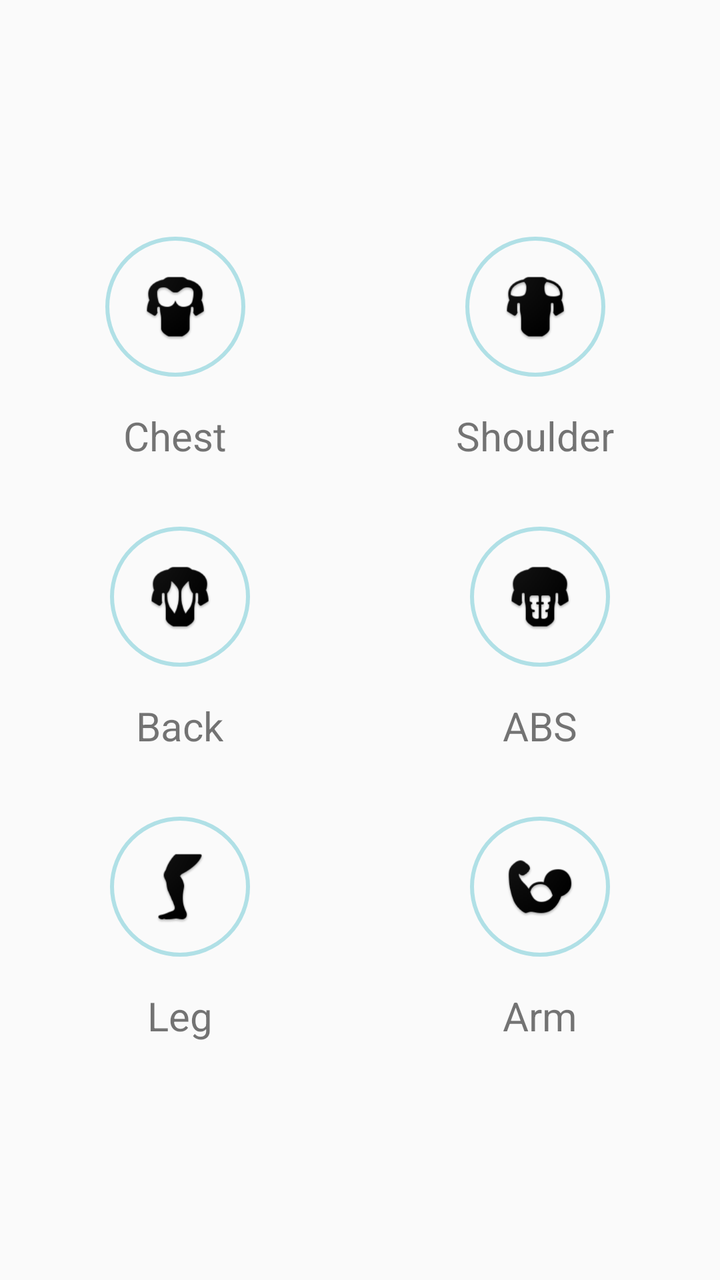
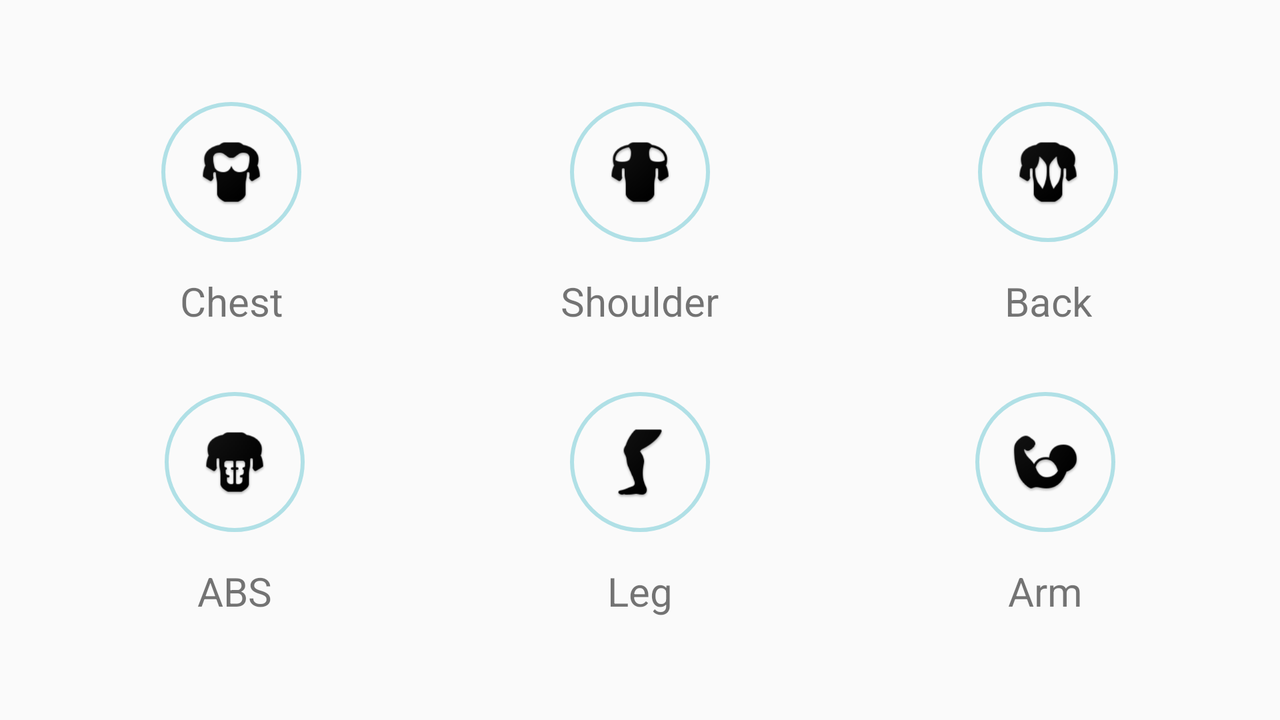

Two renders of one Android screen. The first uses the default layout on a phone; the second uses the alternative layout the repository ships for a different screen configuration, on a matching device. The two XML files are below.
<!-- AndroidManifest.xml: application theme AppTheme -->
<!-- res/layout/activity_choose_body_part.xml -->
<?xml version="1.0" encoding="utf-8"?>
<RelativeLayout xmlns:android="http://schemas.android.com/apk/res/android"
    xmlns:app="http://schemas.android.com/apk/res-auto"
    xmlns:tools="http://schemas.android.com/tools"
    android:layout_width="match_parent"
    android:layout_height="match_parent"
    tools:context=".ChooseBodyPartActivity">

    <LinearLayout
        android:id="@+id/body_top"
        android:layout_width="wrap_content"
        android:layout_height="wrap_content"
        android:layout_above="@id/body_middle"
        android:layout_alignParentRight="true"
        android:layout_alignParentLeft="true"
        android:orientation="horizontal">

        <LinearLayout
            android:id="@+id/chest_linearlayout"
            android:layout_width="wrap_content"
            android:layout_height="wrap_content"
            android:layout_weight="1"
            android:orientation="vertical">

            <ImageButton
                android:id="@+id/chest_button"
                android:layout_width="70dp"
                android:layout_height="70dp"
                android:layout_gravity="center_horizontal"
                android:layout_marginTop="16dp"
                android:layout_weight="1"
                android:background="@drawable/button_background1"
                android:src="@drawable/ic_chest"
                android:onClick="chooseBodyPart"/>

            <TextView
                android:id="@+id/chest_text"
                android:layout_width="wrap_content"
                android:layout_height="wrap_content"
                android:layout_gravity="center_horizontal"
                android:layout_marginTop="16dp"
                android:layout_marginBottom="16dp"
                android:text="Chest"
                android:textSize="20sp"/>
        </LinearLayout>

        <LinearLayout
            android:id="@+id/shoulder_linearlayout"
            android:layout_width="wrap_content"
            android:layout_height="wrap_content"
            android:layout_weight="1"
            android:orientation="vertical">

            <ImageButton
                android:id="@+id/shoulder_button"
                android:layout_width="70dp"
                android:layout_height="70dp"
                android:layout_gravity="center_horizontal"
                android:layout_marginTop="16dp"
                android:layout_weight="1"
                android:background="@drawable/button_background1"
                android:src="@drawable/ic_shoulder"
                android:onClick="chooseBodyPart"/>

            <TextView
                android:id="@+id/shoulder_text"
                android:layout_width="wrap_content"
                android:layout_height="wrap_content"
                android:layout_gravity="center_horizontal"
                android:layout_marginTop="16dp"
                android:layout_marginBottom="16dp"
                android:text="Shoulder"
                android:textSize="20sp"/>
        </LinearLayout>

    </LinearLayout>

    <LinearLayout
        android:id="@+id/body_middle"
        android:layout_width="wrap_content"
        android:layout_height="wrap_content"
        android:layout_alignParentLeft="true"
        android:layout_alignParentRight="true"
        android:layout_centerInParent="true"
        android:orientation="horizontal">

        <LinearLayout
            android:id="@+id/back_linearlayout"
            android:layout_width="wrap_content"
            android:layout_height="wrap_content"
            android:layout_weight="1"
            android:orientation="vertical">

            <ImageButton
                android:id="@+id/back_button"
                android:layout_width="70dp"
                android:layout_height="70dp"
                android:layout_gravity="center_horizontal"
                android:layout_marginTop="16dp"
                android:layout_weight="1"
                android:background="@drawable/button_background1"
                android:src="@drawable/ic_back"
                android:onClick="chooseBodyPart"/>

            <TextView
                android:id="@+id/back_text"
                android:layout_width="wrap_content"
                android:layout_height="wrap_content"
                android:layout_gravity="center_horizontal"
                android:layout_marginTop="16dp"
                android:layout_marginBottom="16dp"
                android:text="Back"
                android:textSize="20sp" />
        </LinearLayout>

        <LinearLayout
            android:id="@+id/abs_linearlayout"
            android:layout_width="wrap_content"
            android:layout_height="wrap_content"
            android:layout_weight="1"
            android:orientation="vertical">

            <ImageButton
                android:id="@+id/abs_button"
                android:layout_width="70dp"
                android:layout_height="70dp"
                android:layout_gravity="center_horizontal"
                android:layout_marginTop="16dp"
                android:layout_weight="1"
                android:background="@drawable/button_background1"
                android:src="@drawable/ic_abs"
                android:onClick="chooseBodyPart"/>

            <TextView
                android:id="@+id/abs_text"
                android:layout_width="wrap_content"
                android:layout_height="wrap_content"
                android:layout_gravity="center_horizontal"
                android:layout_marginTop="16dp"
                android:layout_marginBottom="16dp"
                android:text="ABS"
                android:textSize="20sp" />
        </LinearLayout>
    </LinearLayout>

    <LinearLayout
        android:id="@+id/body_bottom"
        android:layout_width="wrap_content"
        android:layout_height="wrap_content"
        android:layout_below="@id/body_middle"
        android:layout_alignParentRight="true"
        android:layout_alignParentLeft="true"
        android:orientation="horizontal">

        <LinearLayout
            android:id="@+id/leg_linearlayout"
            android:layout_width="wrap_content"
            android:layout_height="wrap_content"
            android:layout_weight="1"
            android:orientation="vertical">

            <ImageButton
                android:id="@+id/leg_button"
                android:layout_width="70dp"
                android:layout_height="70dp"
                android:layout_gravity="center_horizontal"
                android:layout_marginTop="16dp"
                android:layout_weight="1"
                android:background="@drawable/button_background1"
                android:src="@drawable/ic_leg"
                android:onClick="chooseBodyPart"/>

            <TextView
                android:id="@+id/leg_text"
                android:layout_width="wrap_content"
                android:layout_height="wrap_content"
                android:layout_gravity="center_horizontal"
                android:layout_marginTop="16dp"
                android:layout_marginBottom="16dp"
                android:text="Leg"
                android:textSize="20sp"/>
        </LinearLayout>

        <LinearLayout
            android:id="@+id/arm_linearlayout"
            android:layout_width="wrap_content"
            android:layout_height="wrap_content"
            android:layout_weight="1"
            android:orientation="vertical">

            <ImageButton
                android:id="@+id/arm_button"
                android:layout_width="70dp"
                android:layout_height="70dp"
                android:layout_gravity="center_horizontal"
                android:layout_marginTop="16dp"
                android:layout_weight="1"
                android:background="@drawable/button_background1"
                android:src="@drawable/ic_arm"
                android:onClick="chooseBodyPart"/>

            <TextView
                android:id="@+id/arm_text"
                android:layout_width="wrap_content"
                android:layout_height="wrap_content"
                android:layout_gravity="center_horizontal"
                android:layout_marginTop="16dp"
                android:layout_marginBottom="16dp"
                android:text="Arm"
                android:textSize="20sp"/>
        </LinearLayout>

    </LinearLayout>


</RelativeLayout>
<!-- resources referenced by this layout -->
<resources>
  <!-- drawable button_background1 (drawable) -->
  <?xml version="1.0" encoding="utf-8"?>
  <shape
      xmlns:android="http://schemas.android.com/apk/res/android"
      android:shape="oval">
      <stroke
          android:width="2dp"
          android:color="@color/colorTheme"/>
  </shape>
  <!-- drawable ic_abs: png bitmap (drawable, 55589 bytes) -->
  <!-- drawable ic_arm: png bitmap (drawable, 52472 bytes) -->
  <!-- drawable ic_back: png bitmap (drawable, 1107 bytes) -->
  <!-- drawable ic_chest: png bitmap (drawable, 983 bytes) -->
  <!-- drawable ic_leg: png bitmap (drawable, 687 bytes) -->
  <!-- drawable ic_shoulder: png bitmap (drawable, 981 bytes) -->
  <style name="AppTheme" parent="Theme.AppCompat.Light.DarkActionBar">
          
          
          <item name="colorPrimary">@color/colorTheme</item>
          <item name="colorPrimaryDark">@color/colorThemeDark</item>
          <item name="colorAccent">@color/colorAccent</item>
      </style>
  <color name="colorTheme">#B0E0E6</color>
  <color name="colorThemeDark">#40E0D0</color>
  <color name="colorAccent">#4169E1</color>
</resources>
<!-- res/layout-land/activity_choose_body_part.xml (the author's variant of the layout above) -->
<!-- drawn on the phone turned sideways -->
<?xml version="1.0" encoding="utf-8"?>
<RelativeLayout xmlns:android="http://schemas.android.com/apk/res/android"
    xmlns:app="http://schemas.android.com/apk/res-auto"
    xmlns:tools="http://schemas.android.com/tools"
    android:layout_width="match_parent"
    android:layout_height="match_parent"
    tools:context=".ChooseBodyPartActivity">

    <LinearLayout
        android:id="@+id/body_top"
        android:layout_width="wrap_content"
        android:layout_height="wrap_content"
        android:layout_above="@id/body_middle"
        android:layout_alignParentRight="true"
        android:layout_alignParentLeft="true"
        android:layout_marginLeft="16dp"
        android:layout_marginStart="16dp"
        android:layout_marginRight="16dp"
        android:layout_marginEnd="16dp"
        android:orientation="horizontal">

        <LinearLayout
            android:id="@+id/chest_linearlayout"
            android:layout_width="wrap_content"
            android:layout_height="wrap_content"
            android:layout_weight="1"
            android:orientation="vertical">

            <ImageButton
                android:id="@+id/chest_button"
                android:layout_width="70dp"
                android:layout_height="70dp"
                android:layout_gravity="center_horizontal"
                android:layout_marginTop="16dp"
                android:layout_weight="1"
                android:background="@drawable/button_background1"
                android:src="@drawable/ic_chest"
                android:onClick="chooseBodyPart"/>

            <TextView
                android:id="@+id/chest_text"
                android:layout_width="wrap_content"
                android:layout_height="wrap_content"
                android:layout_gravity="center_horizontal"
                android:layout_marginTop="16dp"
                android:layout_marginBottom="16dp"
                android:text="@string/bodypart_chest"
                android:textSize="20sp"/>
        </LinearLayout>

        <LinearLayout
            android:id="@+id/shoulder_linearlayout"
            android:layout_width="wrap_content"
            android:layout_height="wrap_content"
            android:layout_weight="1"
            android:orientation="vertical">

            <ImageButton
                android:id="@+id/shoulder_button"
                android:layout_width="70dp"
                android:layout_height="70dp"
                android:layout_gravity="center_horizontal"
                android:layout_marginTop="16dp"
                android:layout_weight="1"
                android:background="@drawable/button_background1"
                android:src="@drawable/ic_shoulder"
                android:onClick="chooseBodyPart"/>

            <TextView
                android:id="@+id/shoulder_text"
                android:layout_width="wrap_content"
                android:layout_height="wrap_content"
                android:layout_gravity="center_horizontal"
                android:layout_marginTop="16dp"
                android:layout_marginBottom="16dp"
                android:text="@string/bodypart_shoulder"
                android:textSize="20sp"/>
        </LinearLayout>

        <LinearLayout
            android:id="@+id/back_linearlayout"
            android:layout_width="wrap_content"
            android:layout_height="wrap_content"
            android:layout_weight="1"
            android:orientation="vertical">

            <ImageButton
                android:id="@+id/back_button"
                android:layout_width="70dp"
                android:layout_height="70dp"
                android:layout_gravity="center_horizontal"
                android:layout_marginTop="16dp"
                android:layout_weight="1"
                android:background="@drawable/button_background1"
                android:src="@drawable/ic_back"
                android:onClick="chooseBodyPart"/>

            <TextView
                android:id="@+id/back_text"
                android:layout_width="wrap_content"
                android:layout_height="wrap_content"
                android:layout_gravity="center_horizontal"
                android:layout_marginTop="16dp"
                android:layout_marginBottom="16dp"
                android:text="@string/bodypart_back"
                android:textSize="20sp" />
        </LinearLayout>

    </LinearLayout>

    <LinearLayout
        android:id="@+id/body_middle"
        android:layout_width="wrap_content"
        android:layout_height="wrap_content"
        android:layout_alignParentLeft="true"
        android:layout_alignParentRight="true"
        android:layout_centerInParent="true"
        android:layout_marginLeft="16dp"
        android:layout_marginStart="16dp"
        android:layout_marginRight="16dp"
        android:layout_marginEnd="16dp"
        android:orientation="horizontal">
    </LinearLayout>

    <LinearLayout
        android:id="@+id/body_bottom"
        android:layout_width="wrap_content"
        android:layout_height="wrap_content"
        android:layout_below="@id/body_middle"
        android:layout_alignParentRight="true"
        android:layout_alignParentLeft="true"
        android:layout_marginLeft="16dp"
        android:layout_marginStart="16dp"
        android:layout_marginRight="16dp"
        android:layout_marginEnd="16dp"
        android:orientation="horizontal">

        <LinearLayout
            android:id="@+id/abs_linearlayout"
            android:layout_width="wrap_content"
            android:layout_height="wrap_content"
            android:layout_weight="1"
            android:orientation="vertical">

            <ImageButton
                android:id="@+id/abs_button"
                android:layout_width="70dp"
                android:layout_height="70dp"
                android:layout_gravity="center_horizontal"
                android:layout_marginTop="16dp"
                android:layout_weight="1"
                android:background="@drawable/button_background1"
                android:src="@drawable/ic_abs"
                android:onClick="chooseBodyPart"/>

            <TextView
                android:id="@+id/abs_text"
                android:layout_width="wrap_content"
                android:layout_height="wrap_content"
                android:layout_gravity="center_horizontal"
                android:layout_marginTop="16dp"
                android:layout_marginBottom="16dp"
                android:text="@string/bodypart_abs"
                android:textSize="20sp" />
        </LinearLayout>

        <LinearLayout
            android:id="@+id/leg_linearlayout"
            android:layout_width="wrap_content"
            android:layout_height="wrap_content"
            android:layout_weight="1"
            android:orientation="vertical">

            <ImageButton
                android:id="@+id/leg_button"
                android:layout_width="70dp"
                android:layout_height="70dp"
                android:layout_gravity="center_horizontal"
                android:layout_marginTop="16dp"
                android:layout_weight="1"
                android:background="@drawable/button_background1"
                android:src="@drawable/ic_leg"
                android:onClick="chooseBodyPart"/>

            <TextView
                android:id="@+id/leg_text"
                android:layout_width="wrap_content"
                android:layout_height="wrap_content"
                android:layout_gravity="center_horizontal"
                android:layout_marginTop="16dp"
                android:layout_marginBottom="16dp"
                android:text="@string/bodypart_leg"
                android:textSize="20sp"/>
        </LinearLayout>

        <LinearLayout
            android:id="@+id/arm_linearlayout"
            android:layout_width="wrap_content"
            android:layout_height="wrap_content"
            android:layout_weight="1"
            android:orientation="vertical">

            <ImageButton
                android:id="@+id/arm_button"
                android:layout_width="70dp"
                android:layout_height="70dp"
                android:layout_gravity="center_horizontal"
                android:layout_marginTop="16dp"
                android:layout_weight="1"
                android:background="@drawable/button_background1"
                android:src="@drawable/ic_arm"
                android:onClick="chooseBodyPart"/>

            <TextView
                android:id="@+id/arm_text"
                android:layout_width="wrap_content"
                android:layout_height="wrap_content"
                android:layout_gravity="center_horizontal"
                android:layout_marginTop="16dp"
                android:layout_marginBottom="16dp"
                android:text="@string/bodypart_arm"
                android:textSize="20sp"/>
        </LinearLayout>

    </LinearLayout>


</RelativeLayout>
<!-- resources referenced by the variant -->
<!-- as the phone turned sideways resolves them -->
<resources>
  <!-- drawable button_background1 (drawable) -->
  <?xml version="1.0" encoding="utf-8"?>
  <shape
      xmlns:android="http://schemas.android.com/apk/res/android"
      android:shape="oval">
      <stroke
          android:width="2dp"
          android:color="@color/colorTheme"/>
  </shape>
  <!-- drawable ic_abs: png bitmap (drawable, 55589 bytes) -->
  <!-- drawable ic_arm: png bitmap (drawable, 52472 bytes) -->
  <!-- drawable ic_back: png bitmap (drawable, 1107 bytes) -->
  <!-- drawable ic_chest: png bitmap (drawable, 983 bytes) -->
  <!-- drawable ic_leg: png bitmap (drawable, 687 bytes) -->
  <!-- drawable ic_shoulder: png bitmap (drawable, 981 bytes) -->
  <string name="bodypart_abs">ABS</string>
  <string name="bodypart_arm">Arm</string>
  <string name="bodypart_back">Back</string>
  <string name="bodypart_chest">Chest</string>
  <string name="bodypart_leg">Leg</string>
  <string name="bodypart_shoulder">Shoulder</string>
  <style name="AppTheme" parent="Theme.AppCompat.Light.DarkActionBar">
          
          
          <item name="colorPrimary">@color/colorTheme</item>
          <item name="colorPrimaryDark">@color/colorThemeDark</item>
          <item name="colorAccent">@color/colorAccent</item>
      </style>
  <color name="colorTheme">#B0E0E6</color>
  <color name="colorThemeDark">#40E0D0</color>
  <color name="colorAccent">#4169E1</color>
</resources>
